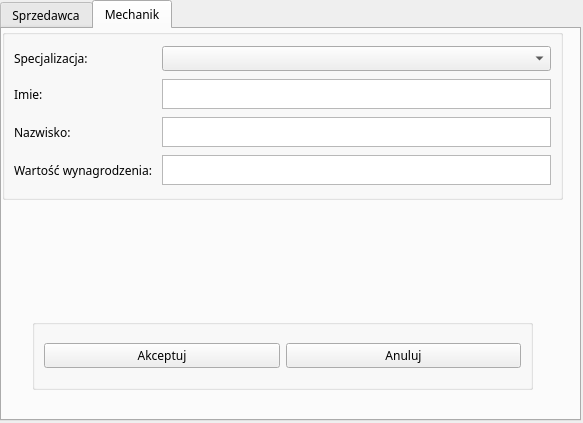
<?xml version="1.0" encoding="UTF-8"?>
<ui version="4.0">
 <class>AddPersonnel</class>
 <widget class="QDialog" name="AddPersonnel">
  <property name="geometry">
   <rect>
    <x>0</x>
    <y>0</y>
    <width>583</width>
    <height>423</height>
   </rect>
  </property>
  <property name="windowTitle">
   <string>Dialog</string>
  </property>
  <widget class="QTabWidget" name="tabWidget">
   <property name="geometry">
    <rect>
     <x>0</x>
     <y>0</y>
     <width>581</width>
     <height>421</height>
    </rect>
   </property>
   <property name="font">
    <font>
     <family>Avenir Next</family>
    </font>
   </property>
   <property name="currentIndex">
    <number>1</number>
   </property>
   <widget class="QWidget" name="Sprzedawca_tab">
    <attribute name="title">
     <string>Sprzedawca</string>
    </attribute>
    <widget class="QGroupBox" name="horizontalGroupBox">
     <property name="geometry">
      <rect>
       <x>30</x>
       <y>290</y>
       <width>501</width>
       <height>71</height>
      </rect>
     </property>
     <layout class="QHBoxLayout" name="horizontalLayout">
      <item>
       <widget class="QPushButton" name="Akceptuj">
        <property name="text">
         <string>Akceptuj</string>
        </property>
       </widget>
      </item>
      <item>
       <widget class="QPushButton" name="Anuluj_sprzedawca">
        <property name="text">
         <string>Anuluj</string>
        </property>
       </widget>
      </item>
     </layout>
    </widget>
    <widget class="QGroupBox" name="formGroupBox">
     <property name="geometry">
      <rect>
       <x>0</x>
       <y>0</y>
       <width>561</width>
       <height>171</height>
      </rect>
     </property>
     <layout class="QGridLayout" name="gridLayout">
      <item row="2" column="1">
       <widget class="QTextEdit" name="Nazwisko_sprzedawca_pisz">
        <property name="maximumSize">
         <size>
          <width>500</width>
          <height>30</height>
         </size>
        </property>
       </widget>
      </item>
      <item row="2" column="0">
       <widget class="QLabel" name="Nazwisko_sprzedawca">
        <property name="text">
         <string>Nazwisko:</string>
        </property>
       </widget>
      </item>
      <item row="3" column="0">
       <widget class="QLabel" name="Wynagrodzenie_sprzedawca">
        <property name="text">
         <string>Wartość wynagrodzenia: </string>
        </property>
       </widget>
      </item>
      <item row="1" column="0">
       <widget class="QLabel" name="Imie_sprzedawca">
        <property name="text">
         <string>Imie: </string>
        </property>
       </widget>
      </item>
      <item row="3" column="1">
       <widget class="QTextEdit" name="Wynagrodzenie_sprzedawca_pisz">
        <property name="maximumSize">
         <size>
          <width>500</width>
          <height>30</height>
         </size>
        </property>
       </widget>
      </item>
      <item row="1" column="1">
       <widget class="QTextEdit" name="Imie_sprzedawca_pisz">
        <property name="minimumSize">
         <size>
          <width>100</width>
          <height>0</height>
         </size>
        </property>
        <property name="maximumSize">
         <size>
          <width>500</width>
          <height>30</height>
         </size>
        </property>
        <property name="frameShape">
         <enum>QFrame::StyledPanel</enum>
        </property>
        <property name="lineWrapMode">
         <enum>QTextEdit::WidgetWidth</enum>
        </property>
       </widget>
      </item>
      <item row="4" column="1">
       <widget class="QTextEdit" name="Doswiadczenie_sprzedawca_pisz">
        <property name="minimumSize">
         <size>
          <width>100</width>
          <height>0</height>
         </size>
        </property>
        <property name="maximumSize">
         <size>
          <width>500</width>
          <height>30</height>
         </size>
        </property>
       </widget>
      </item>
      <item row="4" column="0">
       <widget class="QLabel" name="Doswiadczenie_sprzedawca">
        <property name="text">
         <string>Doświadczenie w latach: </string>
        </property>
       </widget>
      </item>
     </layout>
    </widget>
   </widget>
   <widget class="QWidget" name="Mechanik_tab">
    <attribute name="title">
     <string>Mechanik</string>
    </attribute>
    <widget class="QGroupBox" name="horizontalGroupBox_2">
     <property name="geometry">
      <rect>
       <x>30</x>
       <y>290</y>
       <width>501</width>
       <height>71</height>
      </rect>
     </property>
     <layout class="QHBoxLayout" name="horizontalLayout_2">
      <item>
       <widget class="QPushButton" name="Akceptuj_mechanik">
        <property name="text">
         <string>Akceptuj</string>
        </property>
       </widget>
      </item>
      <item>
       <widget class="QPushButton" name="Anuluj_mechanik">
        <property name="text">
         <string>Anuluj</string>
        </property>
       </widget>
      </item>
     </layout>
    </widget>
    <widget class="QGroupBox" name="formGroupBox_2">
     <property name="geometry">
      <rect>
       <x>0</x>
       <y>0</y>
       <width>561</width>
       <height>171</height>
      </rect>
     </property>
     <layout class="QGridLayout" name="gridLayout_2">
      <item row="0" column="0">
       <widget class="QLabel" name="Specjalizacja_mechanik">
        <property name="font">
         <font>
          <family>Avenir Next</family>
         </font>
        </property>
        <property name="text">
         <string>Specjalizacja: </string>
        </property>
       </widget>
      </item>
      <item row="3" column="1">
       <widget class="QTextEdit" name="Nazwisko_mechanik_pisz">
        <property name="maximumSize">
         <size>
          <width>500</width>
          <height>30</height>
         </size>
        </property>
        <property name="frameShape">
         <enum>QFrame::StyledPanel</enum>
        </property>
       </widget>
      </item>
      <item row="3" column="0">
       <widget class="QLabel" name="Nazwisko_mechanik">
        <property name="text">
         <string>Nazwisko: </string>
        </property>
       </widget>
      </item>
      <item row="4" column="0">
       <widget class="QLabel" name="Wynagrodzenie_mechanik">
        <property name="text">
         <string>Wartość wynagrodzenia: </string>
        </property>
       </widget>
      </item>
      <item row="0" column="1">
       <widget class="QComboBox" name="Spacjalizacja_mechanik_wybierz"/>
      </item>
      <item row="2" column="1">
       <widget class="QTextEdit" name="Imie_mechanik_pisz">
        <property name="minimumSize">
         <size>
          <width>100</width>
          <height>0</height>
         </size>
        </property>
        <property name="maximumSize">
         <size>
          <width>500</width>
          <height>30</height>
         </size>
        </property>
       </widget>
      </item>
      <item row="2" column="0">
       <widget class="QLabel" name="Imie_mechanik">
        <property name="text">
         <string>Imie:</string>
        </property>
       </widget>
      </item>
      <item row="4" column="1">
       <widget class="QTextEdit" name="Wynagrodzenie_mechanik_pisz">
        <property name="maximumSize">
         <size>
          <width>500</width>
          <height>30</height>
         </size>
        </property>
       </widget>
      </item>
     </layout>
    </widget>
   </widget>
  </widget>
 </widget>
 <resources/>
 <connections/>
</ui>
